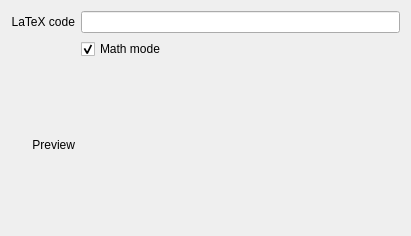
<?xml version="1.0" encoding="UTF-8"?>
<ui version="4.0">
 <class>LatexWidget</class>
 <widget class="QWidget" name="LatexWidget">
  <property name="geometry">
   <rect>
    <x>0</x>
    <y>0</y>
    <width>411</width>
    <height>236</height>
   </rect>
  </property>
  <layout class="QGridLayout" name="gridLayout">
   <item row="0" column="0">
    <widget class="QLabel" name="texLabel">
     <property name="text">
      <string>LaTeX code</string>
     </property>
     <property name="alignment">
      <set>Qt::AlignRight|Qt::AlignTrailing|Qt::AlignVCenter</set>
     </property>
     <property name="buddy">
      <cstring>lineEdit</cstring>
     </property>
    </widget>
   </item>
   <item row="0" column="2">
    <widget class="KLineEdit" name="lineEdit">
     <property name="clickMessage">
      <string/>
     </property>
    </widget>
   </item>
   <item row="2" column="0">
    <widget class="QLabel" name="label">
     <property name="text">
      <string>Preview</string>
     </property>
     <property name="alignment">
      <set>Qt::AlignRight|Qt::AlignTrailing|Qt::AlignVCenter</set>
     </property>
    </widget>
   </item>
   <item row="2" column="2">
    <widget class="QLabel" name="previewLabel">
     <property name="text">
      <string/>
     </property>
     <property name="alignment">
      <set>Qt::AlignCenter</set>
     </property>
    </widget>
   </item>
   <item row="1" column="2">
    <widget class="QCheckBox" name="mathModeCheckBox">
     <property name="text">
      <string>Math mode</string>
     </property>
     <property name="checked">
      <bool>true</bool>
     </property>
    </widget>
   </item>
  </layout>
 </widget>
 <customwidgets>
  <customwidget>
   <class>KLineEdit</class>
   <extends>QLineEdit</extends>
   <header>klineedit.h</header>
  </customwidget>
 </customwidgets>
 <resources/>
 <connections/>
</ui>
